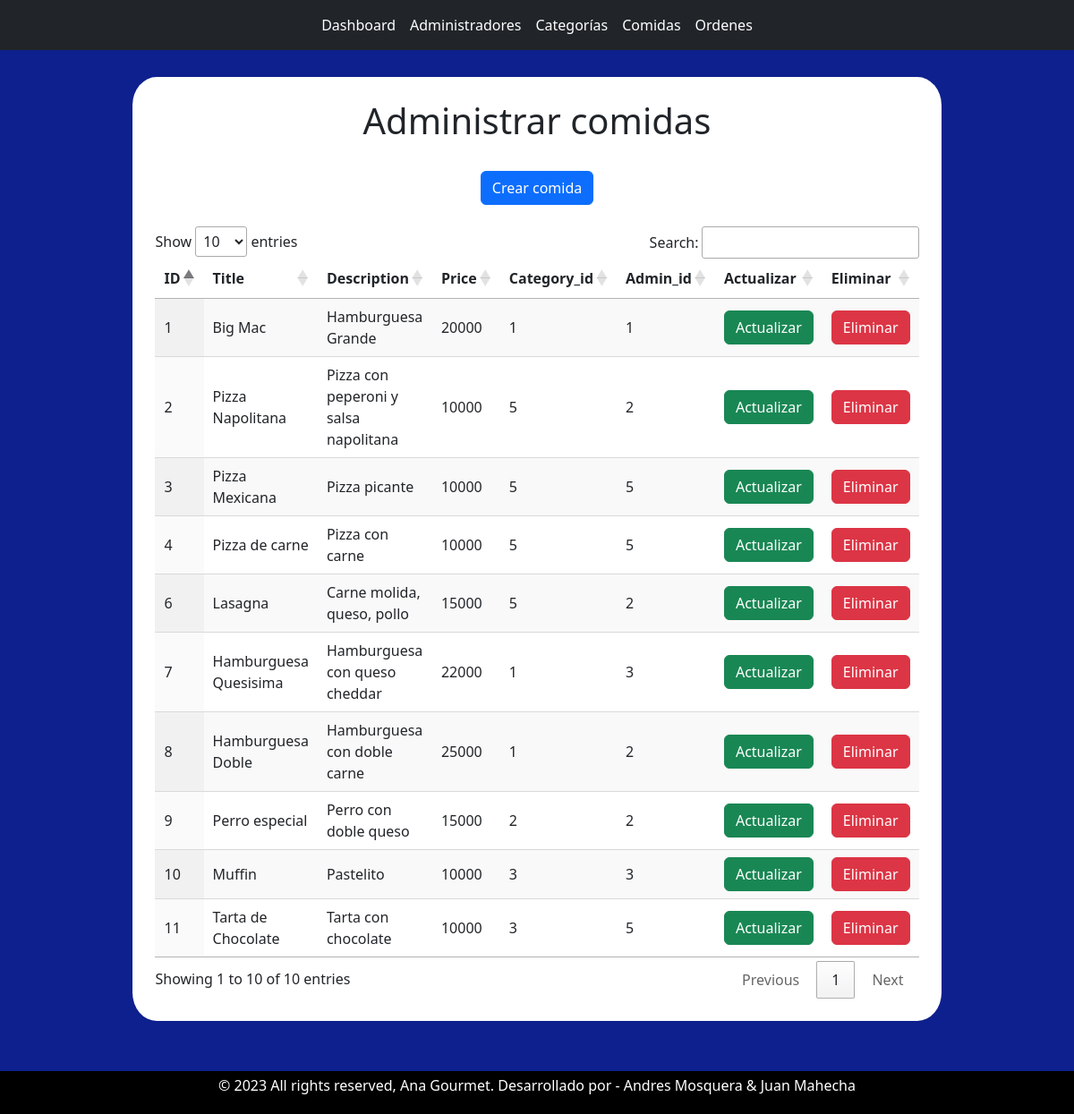
The page /food/food.php on the database its author committed.
### tables this page shows
CREATE TABLE `foods` (
  `id` int(11) NOT NULL,
  `title` varchar(255) DEFAULT NULL,
  `description` text DEFAULT NULL,
  `price` int(11) DEFAULT NULL,
  `category_id` int(11) DEFAULT NULL,
  `admin_id` int(11) DEFAULT NULL
);

### food/food-objeto.php (called while the page is built, shortened)
<?php
    class Food
    {
        public static function readFood()
        {
            $conexion = new Conexion();
            $consulta = $conexion->prepare('SELECT * FROM ' . self::TABLA . ' ORDER BY id');
            $consulta->execute();
            $registros = $consulta->fetchAll();
            return $registros;
        }
    }
?>

### food/food.php (the view, shortened to what this page needs)
<?php
 require_once 'food-objeto.php';
 $foods = Food::readFood();
?>
<?php include('../partials/navbar.php'); ?>
    <div class="container">
        <div class="container-small">
        <h1>Administrar comidas</h1>
            <br>
            <a href="./food-create.php" class="btn btn-primary">Crear comida</a>
            <br>
            <table id="table_id" class="display">
                <thead>
                    <tr>
                        <th>ID</th>
                        <th>Title</th>
                        <th>Description</th>
                        <th>Price</th>
                        <th>Category_id</th>
                        <th>Admin_id</th>
                        <th>Actualizar</th>
                        <th>Eliminar</th>
                    </tr>
                </thead>
                <tbody>
                    <?php foreach($foods as $item): ?>
                    <tr>
                        <td> <?php echo $item['id']; ?> </td>
                        <td> <?php echo $item['title']; ?>  </td>
                        <td> <?php echo $item['description']; ?> </td>
                        <td> <?php echo $item['price']; ?> </td>
                        <td> <?php echo $item['category_id']; ?> </td>
                        <td> <?php echo $item['admin_id']; ?> </td>
                        <td>
                            <a href="./food-update.php?id=<?php echo $item['id']; ?>" class="btn btn-success">Actualizar</a>
                        </td>
                        <td>
                            <a href="./eliminar.php?id=<?php echo $item['id']; ?>" class="btn btn-danger">Eliminar</a>
                        </td>
                    </tr>
                    <?php endforeach; ?>
                </tbody>
            </table>
        </div>
    </div>
    <br>
<?php include('../partials/footer.php'); ?>

### partials/navbar.php (shortened to what this page needs)
<!DOCTYPE html>
<html lang="en">
<head>
    <link rel="stylesheet" href="../styles/admin.css">
    <link rel="stylesheet" type="text/css" href="https://cdn.datatables.net/1.13.2/css/jquery.dataTables.css">
    <link href="https://cdn.jsdelivr.net/npm/bootstrap@5.3.0-alpha1/dist/css/bootstrap.min.css" rel="stylesheet">
</head>
<body>
    <nav class="navbar navbar-expand-lg bg-dark" data-bs-theme="dark">
        <div class="container-fluid">
            <div class="collapse navbar-collapse" id="navbarNavAltMarkup">
                <div class="navbar-nav">
                    <a class="nav-link active" href="../dashboard/dashboard.php">Dashboard</a>
                    <a class="nav-link active" href="../admin/admin.php">Administradores</a>
                    <a class="nav-link active" href="../category/category.php">Categorías</a>
                    <a class="nav-link active" href="../food/food.php">Comidas</a>
                    <a class="nav-link active" href="../order/order.php">Ordenes</a>
                </div>
            </div>
        </div>
    </nav>

### partials/footer.php (shortened to what this page needs)
    <footer class="fixed-bottom" style="background-color: #000 !important; color:white;">
        <div class="d-flex flex-column justify-content-between py-1">
            <p class="text-center">© 2023 All rights reserved, Ana Gourmet. Desarrollado por - Andres Mosquera & Juan Mahecha</p>
        </div>
    </footer>
</body>
</html>

### styles/admin.css (style rules this page uses)
.navbar>.container-fluid { flex-direction: column; }
html, body { height: 100%; background-color: #0E208E !important; }
.container { display: flex; align-items: center; justify-content: center; flex-direction: column; background-color: #fff !important; border-radius: 3%; margin-top: 30px; width: 30% !important; margin-bottom: 80px; }
.container-small { display: flex; align-items: center; justify-content: center; flex-direction: column; background-color: white; margin: 0 !important; padding: 25px !important; border-radius: 3%; }

### rows shown on the page
foods: id "1", title "Big Mac", description "Hamburguesa Grande", price "20000", category "1", admin "1"
foods: id "2", title "Pizza Napolitana", description "Pizza con peperoni y salsa napolitana", price "10000", category "5", admin "2"
foods: id "3", title "Pizza Mexicana", description "Pizza picante", price "10000", category "5", admin "5"
foods: id "4", title "Pizza de carne", description "Pizza con carne", price "10000", category "5", admin "5"
foods: id "6", title "Lasagna", description "Carne molida, queso, pollo", price "15000", category "5", admin "2"
foods: id "7", title "Hamburguesa Quesisima", description "Hamburguesa con queso cheddar", price "22000", category "1", admin "3"
foods: id "8", title "Hamburguesa Doble", description "Hamburguesa con doble carne", price "25000", category "1", admin "2"
foods: id "9", title "Perro especial", description "Perro con doble queso", price "15000", category "2", admin "2"
foods: id "10", title "Muffin", description "Pastelito", price "10000", category "3", admin "3"
foods: id "11", title "Tarta de Chocolate", description "Tarta con chocolate", price "10000", category "3", admin "5"
